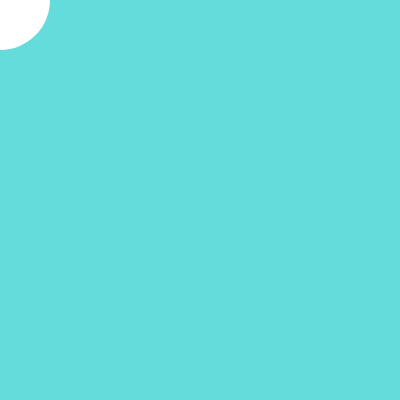
Frame 1 (no input)
Frame 60 (no input): identical to frame 1, image omitted
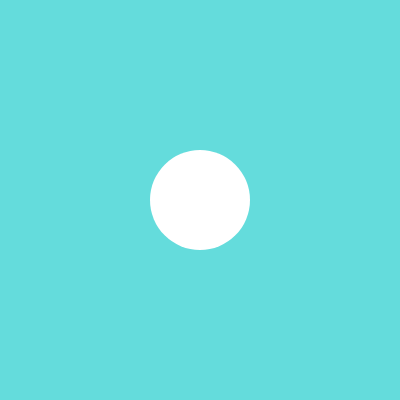
Frame 120 (the mouse pressed at the canvas centre since frame 60)

The p5.js sketch that drew these frames (run headless with seeded random() and noise() and a simulated clock; from frame 60 on, the mouse is pressed at the canvas centre):

// p5.js sketch
// ── sketch.js
function setup() {
  createCanvas(400, 400);
}

function draw() {
  background(100, 220, 220);

  noStroke();
  fill(255);
  circle(mouseX, mouseY, 100);
}
